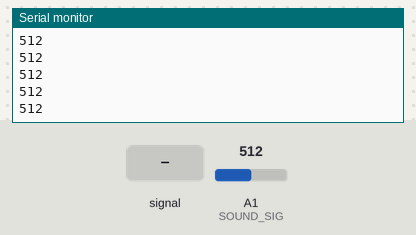
Recording of a sketch running on a simulated Arduino Uno, built with avr-gcc and run on an emulated ATmega328P. On the bench: the last lines printed to the serial monitor. Inputs (shaded band) come from the test bench; at power-on: A1 (SOUND_SIG) = 512.

Above: at 1.2 s.
1.3 s: A1 (SOUND_SIG) fed a 200 Hz sine of ±81 counts around its level
At 1.8 s:
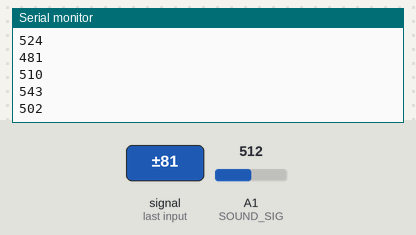
2.8 s: A1 (SOUND_SIG) set to 716
At 3.5 s:
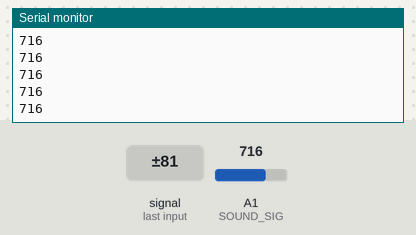
4.3 s: A1 (SOUND_SIG) fed a 1000 Hz sine of ±255 counts around its level
At 4.8 s:
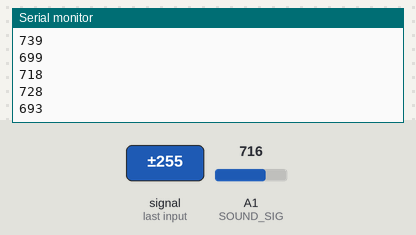
5.8 s: A1 (SOUND_SIG) set to 900
At 6.6 s:
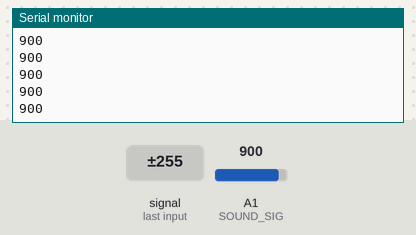
Timing chart, 0 to 8.3 s (numbered marks = the images above; inputs shaded):
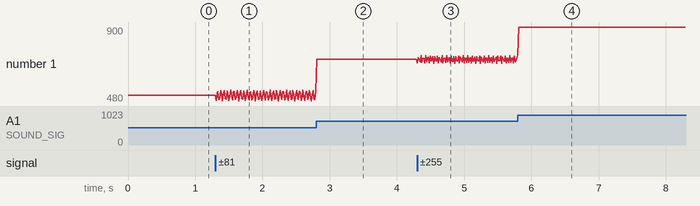

Measured:
- after the input at 1.3 s, the serial monitor: prints a new line at once (image 1)
- after the input at 2.8 s, the serial monitor: prints a new line at once (image 2)
- after the input at 4.3 s, the serial monitor: prints a new line at once (image 3)
- after the input at 5.8 s, the serial monitor: prints a new line at once (image 4)
- plotted number 1: 512 → 536 after the input at 1.3 s, 536 → 716 after the input at 2.8 s, 716 → 731 after the input at 4.3 s, 731 → 900 after the input at 5.8 s

The sketch:

3.2_sound_sensor.ino
```cpp
#define SOUND_SIG A1

void setup() {
  Serial.begin(115200);                //Start the Serial connection
  pinMode(SOUND_SIG, INPUT);
}

void loop() {
  long sum = 0;
  for(int i=0; i<32; i++){
    sum += analogRead(SOUND_SIG);
  }
  sum >>= 5; //平均値を出す
  Serial.println(sum);
  delay(10);
}
```
